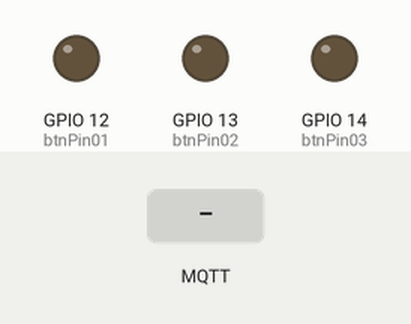
Simulated run of this sketch. Board: ESP8266 (NodeMCU). On the bench: output pins drawn as LEDs (lit = HIGH). The test bench sets the inputs (shaded band). WiFi joins after 1.5 s; servers stay silent unless stated; no MQTT or app messages arrive unless stated; what the sketch prints to the serial monitor is not drawn.

Above: at 2.8 s.
2.9 s: MQTT message "1" arrives on the first subscribed topic
At 3.3 s:
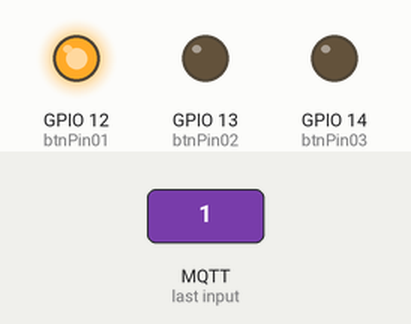
4.4 s: MQTT message "1" arrives on the second subscribed topic
At 5.6 s:
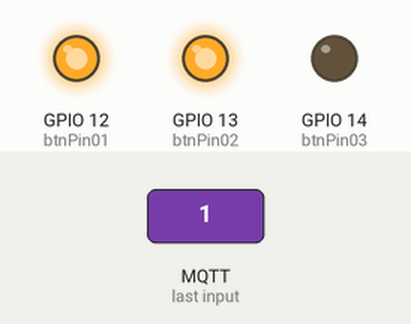
5.9 s: MQTT message "myHome/lamp01/room03" arrives on the first subscribed topic
At 6.8 s:
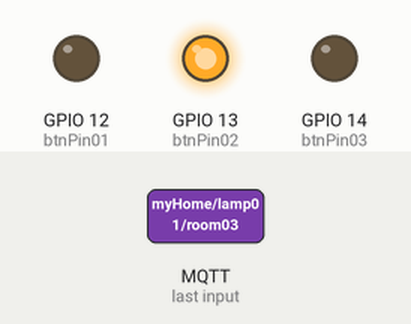
7.4 s: MQTT message "1" arrives on the third subscribed topic
At 8.0 s:
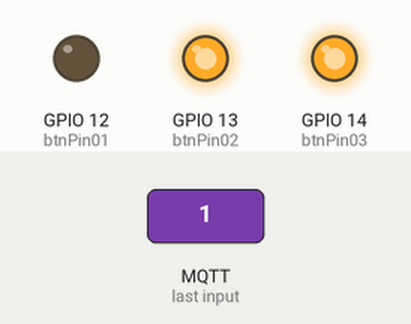
8.9 s: MQTT message "myHome/lamp01/room03" arrives on the second subscribed topic
At 10.1 s:
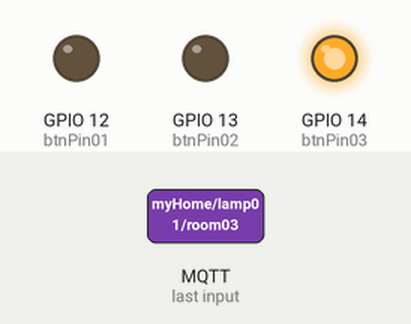
10.4 s: MQTT message "myHome/lamp01/room03" arrives on the third subscribed topic
At 11.5 s:
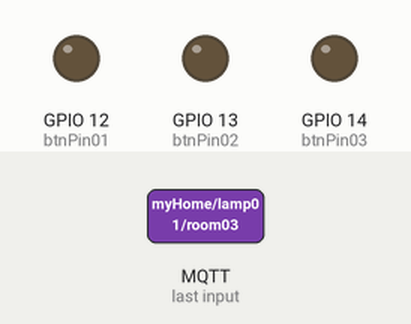
Timing chart, 0 to 12.9 s (numbered marks = the images above; inputs shaded):
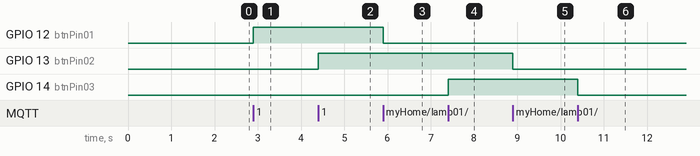

Measured:
- after the input at 2.9 s, GPIO 12 (btnPin01): LOW → HIGH at once
- after the input at 4.4 s, GPIO 13 (btnPin02): LOW → HIGH at once
- after the input at 5.9 s, GPIO 12 (btnPin01): HIGH → LOW at once
- after the input at 7.4 s, GPIO 14 (btnPin03): LOW → HIGH at once
- after the input at 8.9 s, GPIO 13 (btnPin02): HIGH → LOW at once
- after the input at 10.4 s, GPIO 14 (btnPin03): HIGH → LOW at once

The sketch:

room03.ino
```cpp
/*
  Basic ESP8266 MQTT example

  This sketch demonstrates the capabilities of the pubsub library in combination
  with the ESP8266 board/library.

  It connects to an MQTT server then:
  - publishes "hello world" to the topic "outTopic" every two seconds
  - subscribes to the topic "inTopic", printing out any messages
    it receives. NB - it assumes the received payloads are strings not binary
  - If the first character of the topic "inTopic" is an 1, switch ON the ESP Led,
    else switch it off

  It will reconnect to the server if the connection is lost using a blocking
  reconnect function. See the 'mqtt_reconnect_nonblocking' example for how to
  achieve the same result without blocking the main loop.

  To install the ESP8266 board, (using Arduino 1.6.4+):
  - Add the following 3rd party board manager under "File -> Preferences -> Additional Boards Manager URLs":
       http://arduino.esp8266.com/stable/package_esp8266com_index.json
  - Open the "Tools -> Board -> Board Manager" and click install for the ESP8266"
  - Select your ESP8266 in "Tools -> Board"
*/
#include <ESP8266WiFi.h>
#include <PubSubClient.h>
#include <Wire.h>
#include <string.h>
#include <stdlib.h>

// Update these with values suitable for your network.
const char* ssid     = "SicomoroBonito";
const char* password = "ChV3u6G33t";
IPAddress mqttServer(192, 168, 1, 136);
// Configure Buttons
const byte btnPin01 = 12;
const byte btnPin02 = 13;
const byte btnPin03 = 14;
// Debug Flag
bool DEBUG = false;

// WifiClient
WiFiClient espClient;
PubSubClient client(espClient);

/************** Prototype functions**************/
void setupWifi();
void reconnect();
void callback(char* topic, byte* payload, unsigned int _length);
void configDigitalPins();
void lampTopics(char* _topic, char* _payload);
void i2cTopics(char* _topic, char* _payload);
void sendMqttTopic(char* _topic, char* _payload);
void sendMqttPayload(char* _payload);
void debugTopic(char* _topic, byte* _payload);
/**************End Prototype functions**************/

void setup() {
  // Serial Port baudrate
  Serial.begin(57600);
  // Init i2c protocol
  Wire.begin();
  setupWifi();
  // Connection to MQTT server(broker)
  client.setServer(mqttServer, 1883);
  client.setCallback(callback);
  // Configure input pins
  configDigitalPins();
}

void loop()
{
  if (!client.connected()) {
    reconnect();
  }
  client.loop();
}

// Event to handle subscriptions and publications
void callback(char* topic, byte* payload, unsigned int _length) {
  if (DEBUG == true){
    Serial.print("Message arrived [");
    Serial.print(topic);
    Serial.print("] ");
  }

  char* strPayload;
  /* Initial memory allocation */
  strPayload = (char *) malloc(_length);

  for (int i = 0; i < _length; i++) {
    strPayload[i] = (char)payload[i];
    if (DEBUG == true){
      Serial.print(strPayload[i]);
    }
  }
  // Add a NULL caracter to complete the string
  strPayload[_length] = '\0';

  // Send mqtt msg to arduino by i2c
  //sendMqttTopic(topic, strPayload);
  i2cTopics(topic, strPayload);

  // Enable lamp topics
  lampTopics(topic, strPayload);
  // Enable DEBUG mode
  debugTopic(topic, strPayload);

  if (DEBUG == true){
    Serial.println();
  }
  // Free reserved memory
  free(strPayload);
}

void reconnect() {
  // Loop until we're reconnected
  while (!client.connected()) {
    Serial.print("Attempting MQTT connection...");
    // Attempt to connect
    if (client.connect("room03")) {
      Serial.println("connected");
      client.subscribe("myHome/lamp01/room03");
      client.subscribe("myHome/lamp02/room03");
      client.subscribe("myHome/lamp03/room03");
      client.subscribe("myHome/fan01/room03");
      client.subscribe("myHome/lampRgb01/room03");
      client.subscribe("myHome/board/room03/debug");
    } else {
      Serial.print("failed, rc=");
      Serial.print(client.state());
      Serial.println(" try again in 5 seconds");
      // Wait 5 seconds before retrying
      delay(5000);
    }
  }
}

// We start by connecting to a WiFi network
void setupWifi() {
  delay(100);
  Serial.println();
  Serial.println();
  Serial.print("Connecting to ");
  Serial.println(ssid);

  WiFi.begin(ssid, password);

  while (WiFi.status() != WL_CONNECTED) {
    delay(500);
    Serial.print(".");
  }

  Serial.println("");
  Serial.println("WiFi connected");
  Serial.println("IP address: ");
  Serial.println(WiFi.localIP());
}

// Configure input pins
void configDigitalPins() {
  pinMode(btnPin01, OUTPUT);
  pinMode(btnPin02, OUTPUT);
  pinMode(btnPin03, OUTPUT);
}

// Execute Topics
void lampTopics(char* _topic, char* _payload){
  // Lamp 01
  if (0 == strcmp(_topic, "myHome/lamp01/room03")){
    if (0 == strcmp(_payload, "1")){
      digitalWrite(btnPin01, HIGH);
    }
    else{
      digitalWrite(btnPin01, LOW);
    }
  }
  // Lamp 02
  if (0 == strcmp(_topic, "myHome/lamp02/room03")){
    if (0 == strcmp(_payload, "1")){
      digitalWrite(btnPin02, HIGH);
    }
    else{
      digitalWrite(btnPin02, LOW);
    }
  }
  // Lamp 03
  if (0 == strcmp(_topic, "myHome/lamp03/room03")){
    if (0 == strcmp(_payload, "1")){
      digitalWrite(btnPin03, HIGH);
    }
    else{
      digitalWrite(btnPin03, LOW);
    }
  }
}

// Execute topics for arduino by i2c
void i2cTopics(char* _topic, char* _payload){
  // Fan 01
  if (0 == strcmp(_topic, "myHome/fan01/room03")){
    //sendMqttPayload(_payload);
  }
  if (0 == strcmp(_topic, "myHome/lampRgb01/room03")){
    sendMqttPayload(_payload);
  }
}

// Send Topic and payload to arduino device
void sendMqttTopic(char* _topic, char* _payload){
  Wire.beginTransmission(240);  // transmit to device #240
  Wire.write(_topic);           // send topic
  Wire.write(" ");
  Wire.write(_payload);
  Wire.endTransmission();       // stop transmitting
}

// Send Topic and payload to arduino device
void sendMqttPayload(char* _payload){
  if(DEBUG == true){
    Serial.println();
    Serial.print(_payload);
  }
  Wire.beginTransmission(240);  // transmit to device #240
  Wire.write(_payload);
  Wire.endTransmission();       // stop transmitting
}

// Enable message in serial port
void debugTopic(char* _topic, char* _payload){
    // Lamp 01
  if (0 == strcmp(_topic, "myHome/board/room03/debug")){
    if (0 == strcmp(_payload, "1")){
      DEBUG = true;
    }
    else{
      DEBUG = false;
    }
  }
}
```
